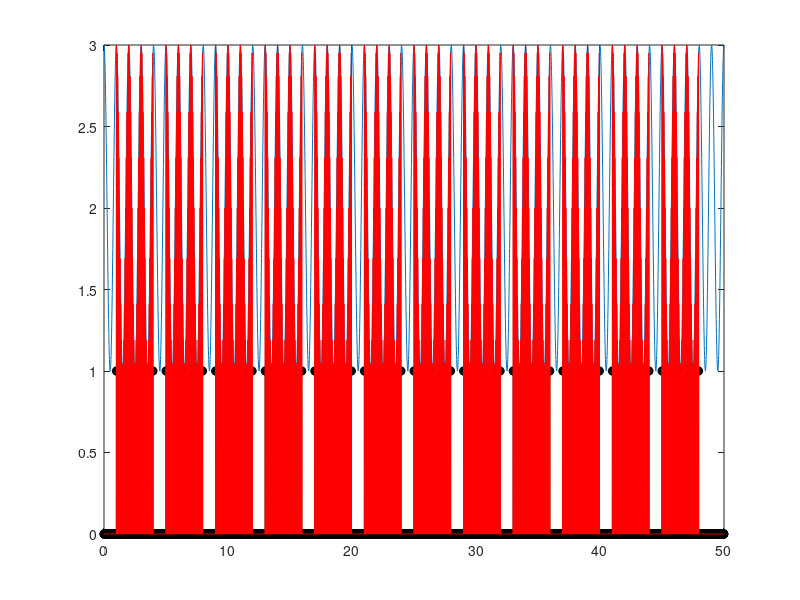
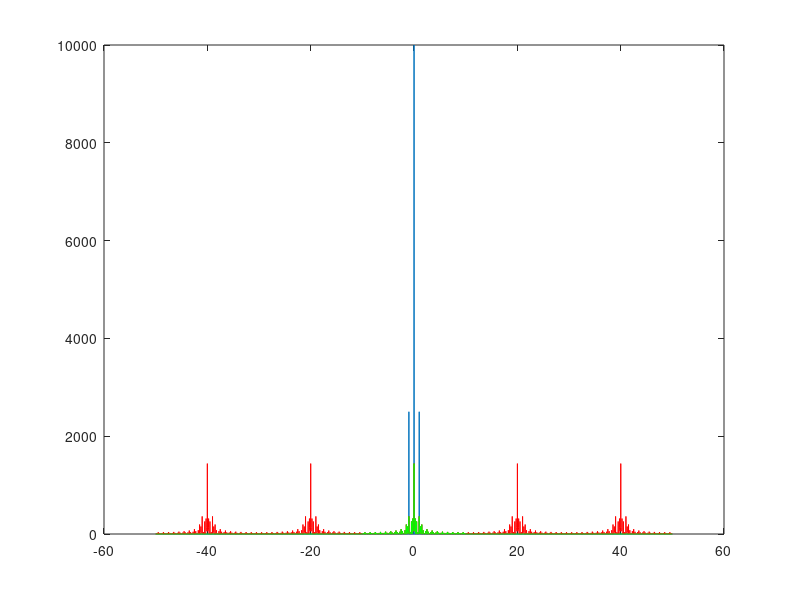
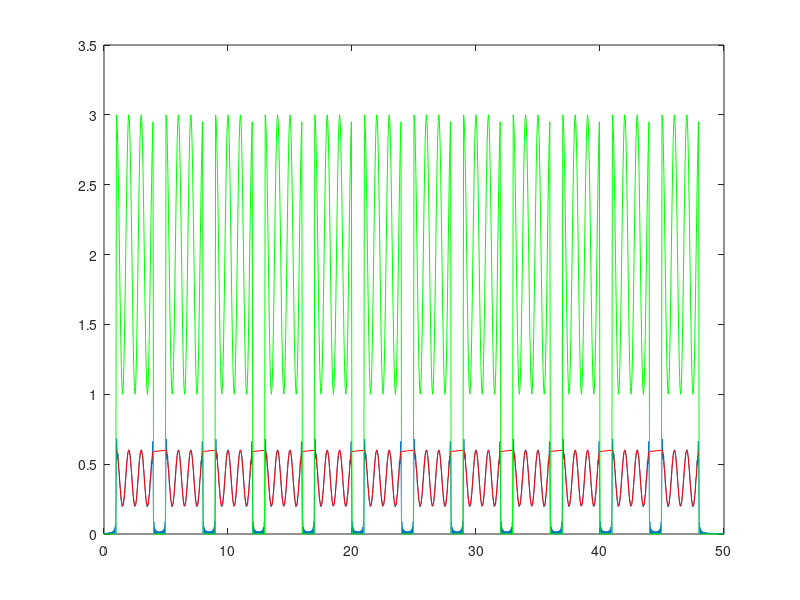

Here is the MATLAB script that generated these plots, in order:
close all

% this is the sampling rate representing the 
% continuous time
duration = 50; % seconds
dt0 = 0.01;
Nyquist0 = 1/(2*dt0);
t=0:dt0:duration-dt0;

%  the continuous function under scrutiny
f = 1; % Hz
xt = 2+ cos(f*2*pi *t) ;
%xt = zeros(size(t));
%xt(1) = 1;


% this is the sampling function of interest
dt = 0.05;
Nyquist = 1/(2*dt);
Nyquist = 0.5* 1/dt

% sampling train:
st = zeros(1,length(t));
st(1: dt/dt0 :end) = 1;

% Make the sampling train non-uniform here:
Ncycles = duration/4;
cLength = length(t)/Ncycles;
duty = 3 /4;
C = duty*cLength;
for n=0:Ncycles-1
    st(n*cLength +1 : (n+1)*cLength - C)=0;
end
st((n+1)*cLength : end) = 0;

% do the sampling
xtsamp = xt .* st;

plot(t,xt)
hold on ; stem(t,st,'k');
plot(t,xtsamp,'r'); hold off


% FT of the continuous signal
w = linspace(-Nyquist0, Nyquist0, length(t));

Xw = fftshift(fft(xt))

% FT of the discrete signal (before decimation in frequency)
Xwsamp = fftshift(fft(xtsamp));

figure
plot(w, abs(Xw))
hold on; plot(w, abs(Xwsamp),'r');

% this is where the decimation happens in frequency
wsamps = zeros(size(w));
wsamps(find(w>=-Nyquist & w<=Nyquist)) = 1;
Xwsamp = Xwsamp .* wsamps;

plot(w,abs(Xwsamp),'g')

% the actual decimation happens by throwing out the high freequency
Xwsamp2 = Xwsamp(find(wsamps));
w2 = w(find(wsamps));

% IFT of the sampled signal (no decimation yet)
xtsamp2 = (ifft(Xwsamp));
figure
plot(t, abs(xtsamp2))


% decimation of the sampled signal in time (throw out the zeros)
t3 = t(find(st));
xtsamp3 = xtsamp2(find(st));
hold on
plot(t3, abs(xtsamp3),'r')

% this is what the signal looks after decimation in frequency
xtsamp4 = ifft(Xwsamp2);
t4 = 0:dt:duration-dt;
plot(t4, abs(xtsamp4),'g')




